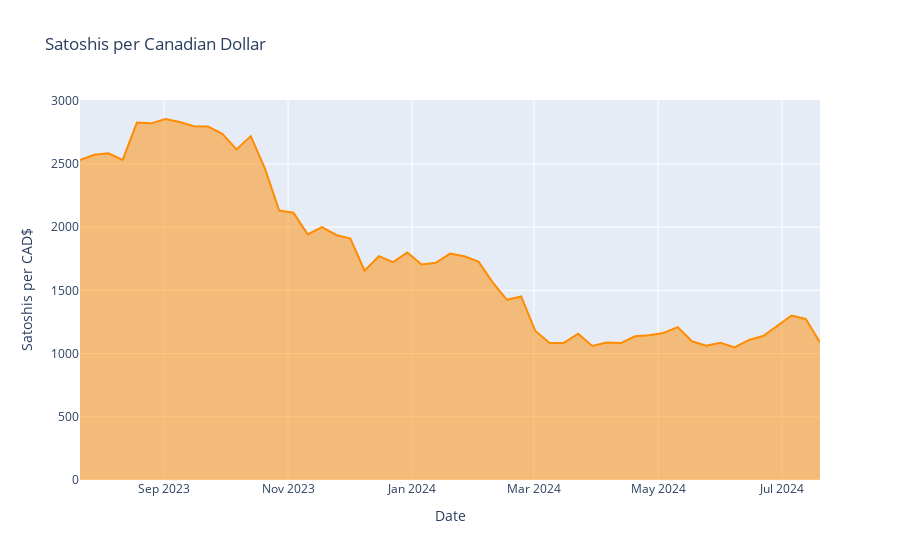

Write notebook code for a chart like this one.
### Code cell
# Area chart

area_chart = px.area(SATSCAD_df['Close'], title = 'Satoshis per Canadian Dollar', color_discrete_map={"Close": "DarkOrange"})

area_chart.update_xaxes(title_text = 'Date')
area_chart.update_yaxes(title_text = 'Satoshis per CAD$')
area_chart.update_layout(showlegend = False)

area_chart.show()
